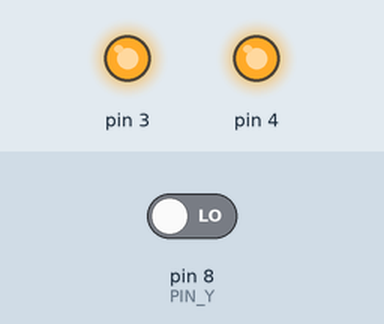
This sketch was run on a simulated Arduino Uno, built with avr-gcc and run on an emulated ATmega328P. Parts: output pins drawn as LEDs (lit = HIGH). The inputs (shaded band) are chosen by the test bench; at power-on: pin 8 (PIN_Y) LOW. Pins used as bus, display or sensor lines are not drawn; what the sketch prints to the serial monitor is not drawn.

Above: at 0.1 s.
Timing chart, 0 to 1.6 s (numbered marks = the images above):
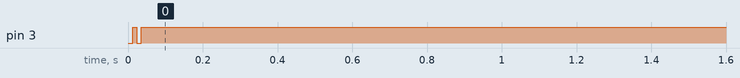

The sketch:

p05_mux_logic.ino
```cpp
// WSU-COS 209 The Circuit-to-Cloud Workshop
// Practical 5: Decoders, multiplexers and displays  |  Lab sketch: P3's function built with a 74HC151
// (c) 2026 Wellspring University, Faculty of Computing. For registered WSU-COS 209 students.
//
// A multiplexer can make ANY function of its select inputs: wire each data
// input I0..I7 to the truth-table value for that row. For P3's F (prime digits
// 2, 3, 5, 7) the rows 0..7 are 0,0,1,1,0,1,0,1.
//
// 74HC151 8-input multiplexer pinout (pin 16 = 5V, pin 8 = GND):
//   I0 = 4, I1 = 3, I2 = 2, I3 = 1, I4 = 15, I5 = 14, I6 = 13, I7 = 12
//   S0 = 11, S1 = 10, S2 = 9,  /E = 7,  Y = 5, /Y = 6
//
// Wiring:
//   D2 -> S0 (A), D3 -> S1 (B), D4 -> S2 (C),  /E (pin 7) -> GND
//   I0, I1, I4, I6 -> GND      I2, I3, I5, I7 -> 5V
//   Y (pin 5) -> D8

const int FIRST_SEL = 2;       // S0, S1, S2 on D2, D3, D4
const int PIN_Y = 8;
const int WAIT_MS = 5;

const int EXPECTED[8] = {0, 0, 1, 1, 0, 1, 0, 1};

void setup() {
  Serial.begin(115200);
  for (int i = 0; i < 3; i++) {
    pinMode(FIRST_SEL + i, OUTPUT);
  }
  pinMode(PIN_Y, INPUT);

  Serial.println("P5 mux logic: 74HC151 with I0..I7 = 0,0,1,1,0,1,0,1");
  Serial.println("digit CBA | Y expected");

  int passed = 0;
  for (int n = 0; n < 8; n++) {
    for (int bit = 0; bit < 3; bit++) {
      digitalWrite(FIRST_SEL + bit, (n >> bit) & 1);
    }
    delay(WAIT_MS);
    int y = digitalRead(PIN_Y);

    Serial.print("  ");
    Serial.print(n);
    Serial.print("   ");
    for (int bit = 2; bit >= 0; bit--) {
      Serial.print((n >> bit) & 1);
    }
    Serial.print(" | ");
    Serial.print(y);
    Serial.print(" ");
    Serial.print(EXPECTED[n]);
    if (y == EXPECTED[n]) {
      Serial.println("        OK");
      passed++;
    } else {
      Serial.println("        FAIL");
    }
  }

  if (passed == 8) {
    Serial.print("RESULT: PASS (");
  } else {
    Serial.print("RESULT: FAIL (");
  }
  Serial.print(passed);
  Serial.println("/8)");
}

void loop() {
  // The test runs once. Press RESET to run it again.
}
```
